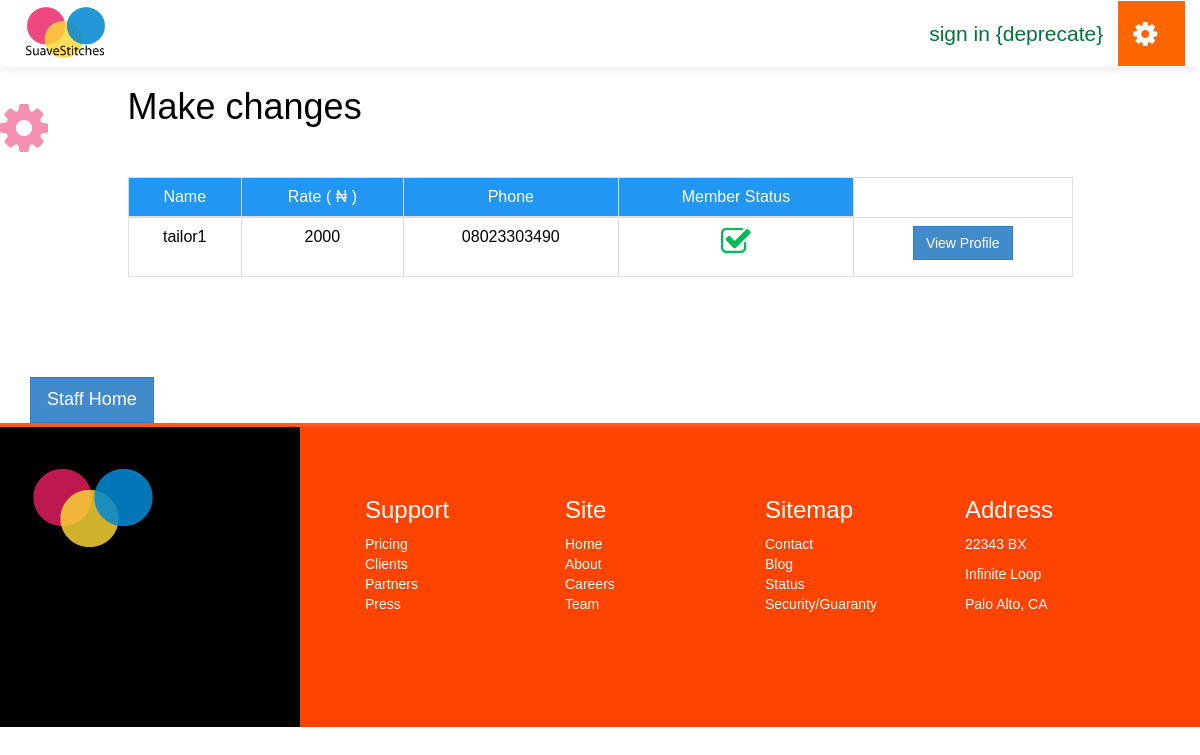
The page /suave/staff/Tailor/List (signed in) on the database its author committed.
### suave/models.py (models this page shows, shortened)
class Tailor(models.Model):
	user = models.OneToOneField(User)
	rate = models.IntegerField(default=0)
	phone_number = models.CharField(max_length=13, default=0)
	address = address = models.CharField(max_length=300, null=True)
	specialty = models.CharField(max_length=300, null=True)
	approved = models.BooleanField(default=False)

### staff/views.py (the view)
@login_required
def tailor_list(request):
	context = {}
	context['tailors'] =Tailor.objects.all()
	return render(request, 'i/staff/tailor/tailor_list.html', context)

### templates/i/staff/tailor/tailor_list.html (shortened to what this page needs)
{% extends "i/layout/staff_base.html" %}
{% block main_section %}
	<div class="container">
		<div class="row">
			<div class="col-lg-10 col-lg-offset-1">
				<h1>Make changes</h1>
				<br><br>
				{% if tailors %}
				<table class="table table-hover table-bordered text-center">
					<thead>
						<tr style="background:#2196F3;color:#fff">
							<td>Name</td>
							<td>Rate ( &#x20A6; )</td>
							<td>Phone</td>
							<td>Member Status</td>
						</tr>
					</thead>
					<tbody>
						{% for tailor in tailors %}
						<tr>
							<td>{{ tailor.user }}</td>
							<td>{{ tailor.rate }}</td>
							<td>0{{ tailor.phone_number }}</td>
							<td>
								{% if tailor.approved %}
								<p class="fa fa-check-square-o fa-2x" style="color:#0b5"></p>
								{% else %}
								<p class="fa fa-minus-circle fa-2x" style="color:#ff0000"></p>
								{% endif %}
							</td>
							<td>
								<a href="{% url 'staff:tailor_details' tailor.id %}" class="btn btn-primary">View Profile</a>
							</td>
						</tr>
						{% endfor %}
					</tbody>
				</table>
				{% endif %}
			</div>
		</div>
	</div>
	<br><br><br><br>
{% endblock %}

### static/css/style.css (style rules this page uses)
a { text-decoration: none; }
*:not(span) { -webkit-border-radius: 0 !important; -moz-border-radius: 0 !important; -ms-border-radius: 0 !important; border-radius: 0 !important; }
body { color: #000; font-family: weblysleek, arial; }

### rows shown on the page
Tailor: user "tailor1", rate "2000", phone_number "8023303490", approved True (drawn)
